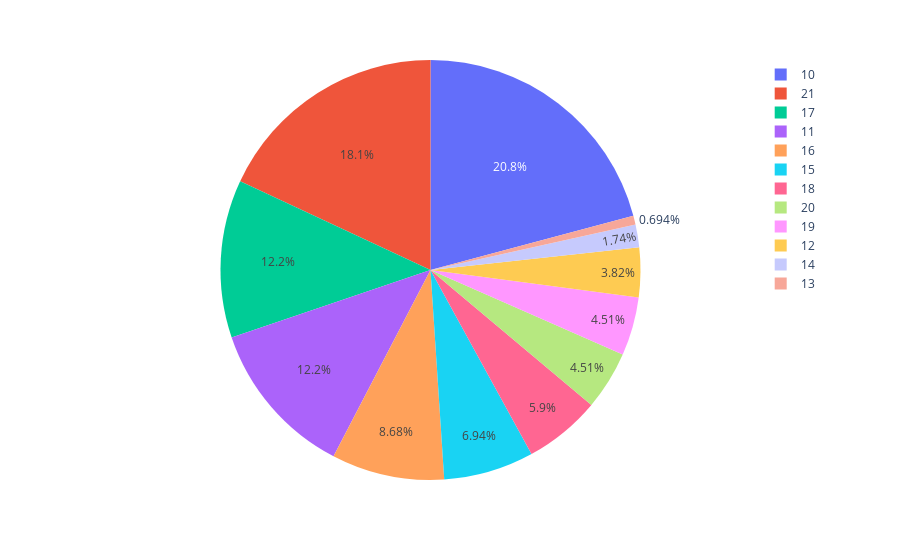

This figure's notebook cell:
### Code cell
# Pie Chart of year-wise IPO launches in India

fig1 = px.pie(df, names="year")
fig1.show()

### Figure 1 — Plotly figure (JSON) as saved in the notebook; plotly's stock layout.template omitted (floating-point values rounded to 4 significant figures; data arrays with more than 128 entries replaced by an {"elided": "..."} marker saying what was removed)
{"data": [{"domain": {"x": [0, 1], "y": [0, 1]}, "hovertemplate": "year=%{label}<extra></extra>", "labels": {"elided": "288 int values"}, "legendgroup": "", "name": "", "showlegend": true, "type": "pie"}], "layout": {"legend": {"tracegroupgap": 0}, "margin": {"t": 60}}}
